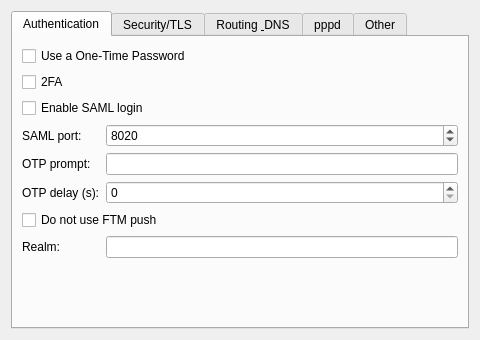
<?xml version="1.0" encoding="UTF-8"?>
<ui version="4.0">
 <class>OpenfortivpnAdvancedWidget</class>
 <widget class="QWidget" name="OpenfortivpnAdvancedWidget">
  <property name="minimumSize"><size><width>480</width><height>340</height></size></property>
  <layout class="QVBoxLayout" name="mainLayout">
   <item><widget class="QTabWidget" name="tabs">
<widget class="QWidget" name="tab_authentication"><attribute name="title"><string>Authentication</string></attribute><layout class="QFormLayout"><item row="0" column="0" colspan="2"><widget class="QCheckBox" name="otp"><property name="text"><string>Use a One-Time Password</string></property></widget></item><item row="1" column="0" colspan="2"><widget class="QCheckBox" name="tfa"><property name="text"><string>2FA</string></property></widget></item><item row="2" column="0" colspan="2"><widget class="QCheckBox" name="saml"><property name="text"><string>Enable SAML login</string></property><property name="toolTip"><string>Run a local HTTP server to handle SAML login requests.</string></property></widget></item><item row="3" column="0"><widget class="QLabel" name="label_1"><property name="text"><string>SAML port:</string></property></widget></item><item row="3" column="1"><widget class="QSpinBox" name="samlPort"><property name="toolTip"><string>Local port for the SAML login HTTP server (default 8020).</string></property><property name="minimum"><number>1</number></property><property name="maximum"><number>65535</number></property><property name="value"><number>8020</number></property></widget></item><item row="4" column="0"><widget class="QLabel" name="label_2"><property name="text"><string>OTP prompt:</string></property></widget></item><item row="4" column="1"><widget class="QLineEdit" name="otpPrompt"><property name="toolTip"><string>Search for the OTP prompt starting with this string.</string></property></widget></item><item row="5" column="0"><widget class="QLabel" name="label_3"><property name="text"><string>OTP delay (s):</string></property></widget></item><item row="5" column="1"><widget class="QSpinBox" name="otpDelay"><property name="toolTip"><string>Wait this many seconds before sending the OTP (0 = no delay).</string></property><property name="minimum"><number>0</number></property><property name="maximum"><number>3600</number></property><property name="value"><number>0</number></property></widget></item><item row="6" column="0" colspan="2"><widget class="QCheckBox" name="noFtmPush"><property name="text"><string>Do not use FTM push</string></property><property name="toolTip"><string>Do not use FTM push if the server provides the option.</string></property></widget></item><item row="7" column="0"><widget class="QLabel" name="label_4"><property name="text"><string>Realm:</string></property></widget></item><item row="7" column="1"><widget class="QLineEdit" name="realm"><property name="toolTip"><string>Use specified authentication realm.</string></property></widget></item></layout></widget><widget class="QWidget" name="tab_security"><attribute name="title"><string>Security/TLS</string></attribute><layout class="QFormLayout"><item row="0" column="0"><widget class="QLabel" name="label_5"><property name="text"><string>Trusted certificate:</string></property></widget></item><item row="0" column="1"><widget class="QLineEdit" name="trustedCert"><property name="toolTip"><string>Trust a gateway whose certificate matches this X509 sha256 digest.</string></property><property name="placeholderText"><string>0123456789abcdef0123456789abcdef0123456789abcdef0123456789</string></property></widget></item><item row="1" column="0"><widget class="QLabel" name="label_6"><property name="text"><string>SNI:</string></property></widget></item><item row="1" column="1"><widget class="QLineEdit" name="sni"><property name="toolTip"><string>Server name (SNI) to use in the TLS handshake instead of the host.</string></property></widget></item><item row="2" column="0" colspan="2"><widget class="QCheckBox" name="insecureSsl"><property name="text"><string>Allow insecure TLS protocols/ciphers</string></property><property name="toolTip"><string>Do not disable insecure TLS protocols/ciphers; also enables TLS 1.0 if applicable.</string></property></widget></item><item row="3" column="0"><widget class="QLabel" name="label_7"><property name="text"><string>Cipher list:</string></property></widget></item><item row="3" column="1"><widget class="QLineEdit" name="cipherList"><property name="toolTip"><string>OpenSSL ciphers to use (TLS 1.2 or lower only), e.g. AES256-GCM-SHA384.</string></property></widget></item><item row="4" column="0"><widget class="QLabel" name="label_8"><property name="text"><string>Minimum TLS:</string></property></widget></item><item row="4" column="1"><widget class="QComboBox" name="minTls"><property name="toolTip"><string>Use this minimum TLS version instead of the system default.</string></property><item><property name="text"><string>Default</string></property></item><item><property name="text"><string>1.0</string></property></item><item><property name="text"><string>1.1</string></property></item><item><property name="text"><string>1.2</string></property></item><item><property name="text"><string>1.3</string></property></item></widget></item><item row="5" column="0" colspan="2"><widget class="QCheckBox" name="seclevel1"><property name="text"><string>Lower OpenSSL security level (@SECLEVEL=1)</string></property><property name="toolTip"><string>Add @SECLEVEL=1 to the cipher list, lowering limits on DH key size. TLS 1.2 or lower only.</string></property></widget></item><item row="6" column="0"><widget class="QLabel" name="label_9"><property name="text"><string>PEM passphrase:</string></property></widget></item><item row="6" column="1"><widget class="PasswordField" name="pemPassphrase"><property name="toolTip"><string>Pass phrase for the PEM-encoded user key.</string></property><property name="passwordModeEnabled" stdset="0"><bool>true</bool></property></widget></item></layout></widget><widget class="QWidget" name="tab_routing"><attribute name="title"><string>Routing &amp; DNS</string></attribute><layout class="QFormLayout"><item row="0" column="0" colspan="2"><widget class="QCheckBox" name="setRoutes"><property name="text"><string>Configure routes when the tunnel is up</string></property><property name="toolTip"><string>Set if openfortivpn should configure routes when tunnel is up.</string></property></widget></item><item row="1" column="0" colspan="2"><widget class="QCheckBox" name="halfInternetRoutes"><property name="text"><string>Half-internet routes</string></property><property name="toolTip"><string>Add 0.0.0.0/1 and 128.0.0.0/1 routes with higher priority instead of replacing the default route.</string></property></widget></item><item row="2" column="0" colspan="2"><widget class="QCheckBox" name="setDns"><property name="text"><string>Configure DNS servers and search list</string></property><property name="toolTip"><string>Add DNS name servers and domain search list to /etc/resolv.conf.</string></property></widget></item><item row="3" column="0" colspan="2"><widget class="QCheckBox" name="useResolvconf"><property name="text"><string>Use resolvconf if available</string></property><property name="toolTip"><string>If possible use resolvconf to update /etc/resolv.conf.</string></property></widget></item><item row="4" column="0" colspan="2"><widget class="QCheckBox" name="pppdUsePeerdns"><property name="text"><string>Ask pppd for peer DNS</string></property><property name="toolTip"><string>Ask the peer ppp server for DNS server addresses and make pppd rewrite /etc/resolv.conf.</string></property></widget></item></layout></widget><widget class="QWidget" name="tab_pppd"><attribute name="title"><string>pppd</string></attribute><layout class="QFormLayout"><item row="0" column="0"><widget class="QLabel" name="label_10"><property name="text"><string>Log file:</string></property></widget></item><item row="0" column="1"><widget class="KUrlRequester" name="pppdLog"><property name="toolTip"><string>Set pppd in debug mode and save its logs into this file.</string></property></widget></item><item row="1" column="0"><widget class="QLabel" name="label_11"><property name="text"><string>Plugin:</string></property></widget></item><item row="1" column="1"><widget class="KUrlRequester" name="pppdPlugin"><property name="toolTip"><string>Use this pppd plugin instead of configuring resolver and routes directly.</string></property></widget></item><item row="2" column="0"><widget class="QLabel" name="label_12"><property name="text"><string>ipparam:</string></property></widget></item><item row="2" column="1"><widget class="QLineEdit" name="pppdIpparam"><property name="toolTip"><string>Extra parameter passed to the ip-up, ip-pre-up and ip-down scripts (see pppd(8)).</string></property></widget></item><item row="3" column="0"><widget class="QLabel" name="label_13"><property name="text"><string>Interface name:</string></property></widget></item><item row="3" column="1"><widget class="QLineEdit" name="pppdIfname"><property name="toolTip"><string>Set the pppd interface name, if supported by pppd.</string></property></widget></item><item row="4" column="0"><widget class="QLabel" name="label_14"><property name="text"><string>Call name:</string></property></widget></item><item row="4" column="1"><widget class="QLineEdit" name="pppdCall"><property name="toolTip"><string>Move most pppd options to /etc/ppp/peers/&lt;name&gt; and invoke pppd with 'call &lt;name&gt;'.</string></property></widget></item><item row="5" column="0" colspan="2"><widget class="QCheckBox" name="pppdAcceptRemote"><property name="text"><string>Accept remote IP (ipcp-accept-remote)</string></property><property name="toolTip"><string>Invoke pppd with 'ipcp-accept-remote'. Disable for pppd &lt; 2.5.0.</string></property></widget></item></layout></widget><widget class="QWidget" name="tab_other"><attribute name="title"><string>Other</string></attribute><layout class="QFormLayout"><item row="0" column="0"><widget class="QLabel" name="label_15"><property name="text"><string>Bind interface:</string></property></widget></item><item row="0" column="1"><widget class="QLineEdit" name="ifname"><property name="toolTip"><string>Bind to this network interface.</string></property></widget></item><item row="1" column="0"><widget class="QLabel" name="label_16"><property name="text"><string>Reconnect every (s):</string></property></widget></item><item row="1" column="1"><widget class="QSpinBox" name="persistent"><property name="toolTip"><string>Run the VPN persistently and try to reconnect every N seconds when dropping out (0 = off).</string></property><property name="minimum"><number>0</number></property><property name="maximum"><number>86400</number></property><property name="value"><number>0</number></property></widget></item></layout></widget>
   </widget></item>
  </layout>
 </widget>
 <customwidgets>
  <customwidget><class>KUrlRequester</class><extends>QWidget</extends><header>kurlrequester.h</header></customwidget>
  <customwidget><class>PasswordField</class><extends>QLineEdit</extends><header>passwordfield.h</header></customwidget>
 </customwidgets>
 <resources/>
 <connections/>
</ui>
